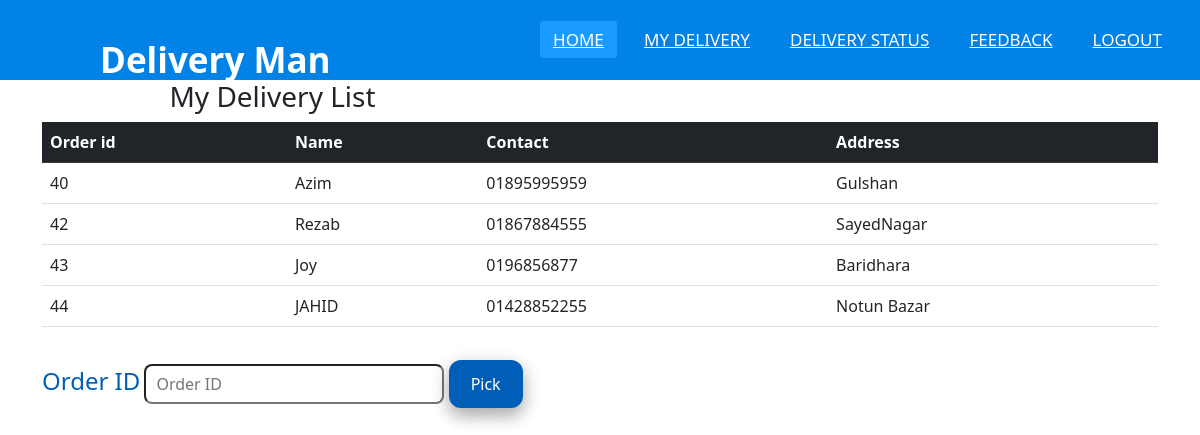
The page /Delivery/mydelivery.php (signed in) on the database its author committed.
### tables this page shows
CREATE TABLE `order_data` (
  `o_id` int(11) NOT NULL,
  `c_id` int(11) DEFAULT NULL,
  `c_name` varchar(20) NOT NULL,
  `s_id` int(11) DEFAULT NULL,
  `pickman_id` int(11) DEFAULT NULL,
  `dropup_id` int(11) DEFAULT NULL,
  `area` varchar(30) DEFAULT NULL,
  `d_location` varchar(20) DEFAULT NULL,
  `c_contact` varchar(30) DEFAULT NULL,
  `o_progress` varchar(20) DEFAULT 'pending',
  `Orderdate` date NOT NULL DEFAULT current_timestamp(),
  `d_date` varchar(20) DEFAULT NULL,
  `bill` varchar(20) DEFAULT NULL,
  `d_type` varchar(20) DEFAULT NULL,
  `p_type` varchar(20) DEFAULT NULL,
  `s_name` varchar(30) DEFAULT NULL,
  `d_status` tinyint(1) NOT NULL
);

### Delivery/mydelivery.php (the view, shortened to what this page needs)
<?php
include_once('db_connect.php');
$id = $_SESSION["uid"];
$sql = "SELECT c_name,c_contact,d_location,o_id FROM `order_data` WHERE pickman_id = $id AND o_progress='pending';";
$result = mysqli_query($conn, $sql);
?>
<!DOCTYPE html>
<html lang="en">
<head>
  <link rel="stylesheet" href="style.css">
  <link rel="stylesheet" href="https://cdnjs.cloudflare.com/ajax/libs/font-awesome/5.15.3/css/all.min.css"/>
  <link href="https://cdn.jsdelivr.net/npm/bootstrap@5.2.0/dist/css/bootstrap.min.css" rel="stylesheet">
</head>
<body>
  <nav>
    <label class="logo">Delivery Man</label>
    <ul>
    <li><a class="active" href="dhome.html">Home</a></li>
       <li><a href="mydelivery.php">My Delivery</a></li>
       <li><a href="dstatus.php">Delivery Status </a></li>
       <li><a href="#">Feedback</a></li>
       <li><a href="logout.php">Logout</a></li>
    </ul>
  </nav>
  <div class="container">
        <h3 class="text-center">My Delivery List</h3>
        <table class="table">
            <thead class="table-dark">
                <tr>
                    <th>Order id</th>
                    <th> Name</th>
                    <th>Contact</th>
                    <th>Address</th>
                </tr>
            </thead>
      <tbody>
      <?php
               if($result){
                while($row = $result->fetch_assoc()){
                  echo "<tr><td>" .$row['o_id']. "</td><td>" .$row['c_name'] .  "</td><td>" .$row['c_contact'] .  "</td><td>" .$row['d_location'] . "</td></tr>";
                }
              }
                ?>
      </tbody>
    </table>
    <form action="mydelivery.php" method="post">
<label for=""> Order ID</label>
<input type="text" name="ordid" placeholder="Order ID">
<button type="submit" class="btns" name="picked">Pick</button>
        </form>
  </div>
</body>
</html>

### Delivery/style.css (style rules this page uses)
* { padding: 0; margin: 0; text-decoration: none; list-style: none; box-sizing: border-box; }
body { font-family: montserrat; }
nav { background: #0082e6; height: 80px; width: 100%; }
label.logo { color: white; font-size: 35px; line-height: 80px; padding: 0 100px; font-weight: bold; }
nav ul { float: right; margin-right: 20px; }
nav ul li { display: inline-block; line-height: 80px; margin: 0 5px; }
nav ul li a { color: white; font-size: 17px; padding: 7px 13px; border-radius: 3px; text-transform: uppercase; }
a.active,a:hover { background: #1b9bff; transition: .5s; }

### Delivery/mydelivery.php (style rules this page uses)
.btns { font-size: 16px; padding: 10px 20px; border-radius: 12px; transition-duration: 0.4s; background-color: #005EB8; color: white; border: 2px solid #005EB8; box-shadow: 0 8px 16px 0 rgba(0,0,0,0.2), 0 6px 20px 0 rgba(0,0,0,0.19); }
label { color: #005EB8; margin: 20px 0px; font-size: 24px; }
input { height: 40px; border-radius: 8px; width: 300px; padding: 0px 10px; }

### rows shown on the page
order_data: o_id "40", c_name "Azim", c_contact "01895995959", d_location "Gulshan"
order_data: o_id "42", c_name "Rezab", c_contact "01867884555", d_location "SayedNagar"
order_data: o_id "43", c_name "Joy", c_contact "0196856877", d_location "Baridhara"
order_data: o_id "44", c_name "JAHID", c_contact "01428852255", d_location "Notun Bazar"
